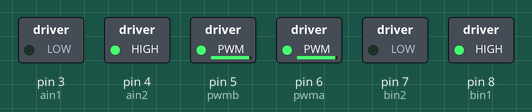
This sketch was run on a simulated Arduino Uno, built with avr-gcc and run on an emulated ATmega328P. On the bench: switched loads named in the sketch (green lamp = pin HIGH).

Above: at 0.1 s.
Timing chart, 0 to 1.6 s (numbered marks = the images above):
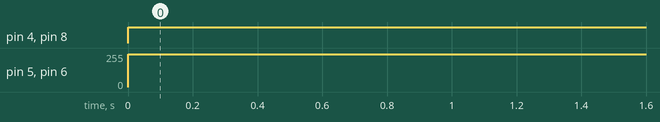

Measured:
- by itself, pin 4 (ain2), pin 8 (bin1): LOW → HIGH at 0.00 s
- by itself, pin 5 (pwmb), pin 6 (pwma): 0/255 → 244/255 at 0.00 s

The sketch:

motores.ino
```cpp
#define ain1        3
#define ain2        4
#define pwma        6
#define bin1        8
#define bin2        7
#define pwmb        5

void setup()
{
  pinMode(ain1,OUTPUT);
  pinMode(ain2,OUTPUT);
  pinMode(bin1,OUTPUT);
  pinMode(bin2,OUTPUT);
}

void loop()
{
  motores(-500,500);
}

void motores(int motor_izq, int motor_der)
{
  if( motor_izq >=0)
    {
      digitalWrite (ain1,HIGH);
      digitalWrite (ain2,LOW);
      analogWrite (pwma,motor_izq);
    }
  else
    {
      digitalWrite(ain1,LOW);
      digitalWrite(ain2,HIGH);
      motor_izq = motor_izq*(-1);
      analogWrite(pwma,motor_izq);
    }
  if(motor_der>=0)
    {
      digitalWrite(bin1,HIGH);
      digitalWrite(bin2,LOW);
      analogWrite(pwmb,motor_der);
  }
  else
     {
      digitalWrite(bin1,LOW);
      digitalWrite(bin2,HIGH);
      motor_der=motor_der*(-1);
      analogWrite(pwmb,motor_der);
     }
}
```
